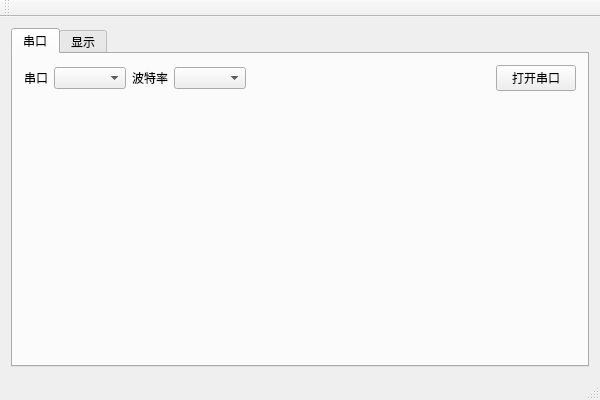
<?xml version="1.0" encoding="UTF-8"?>
<ui version="4.0">
 <class>UpperMoniterClass</class>
 <widget class="QMainWindow" name="UpperMoniterClass">
  <property name="geometry">
   <rect>
    <x>0</x>
    <y>0</y>
    <width>600</width>
    <height>400</height>
   </rect>
  </property>
  <property name="windowTitle">
   <string>UpperMoniter</string>
  </property>
  <widget class="QWidget" name="centralWidget">
   <layout class="QGridLayout" name="gridLayout">
    <item row="0" column="0">
     <widget class="QTabWidget" name="tabWidget">
      <property name="currentIndex">
       <number>0</number>
      </property>
      <widget class="QWidget" name="serialTab">
       <attribute name="title">
        <string>串口</string>
       </attribute>
       <layout class="QGridLayout" name="gridLayout_5">
        <item row="0" column="0">
         <layout class="QVBoxLayout" name="verticalLayout">
          <item>
           <layout class="QGridLayout" name="gridLayout_4">
            <item row="0" column="3">
             <widget class="QComboBox" name="baudRateComboBox"/>
            </item>
            <item row="0" column="1">
             <widget class="QComboBox" name="serialComboBox"/>
            </item>
            <item row="0" column="5">
             <widget class="QPushButton" name="openSerialPushButton">
              <property name="text">
               <string>打开串口</string>
              </property>
             </widget>
            </item>
            <item row="0" column="2">
             <widget class="QLabel" name="label_3">
              <property name="text">
               <string>波特率</string>
              </property>
             </widget>
            </item>
            <item row="0" column="4">
             <spacer name="horizontalSpacer_4">
              <property name="orientation">
               <enum>Qt::Horizontal</enum>
              </property>
              <property name="sizeHint" stdset="0">
               <size>
                <width>40</width>
                <height>20</height>
               </size>
              </property>
             </spacer>
            </item>
            <item row="0" column="0">
             <widget class="QLabel" name="label_4">
              <property name="text">
               <string>串口</string>
              </property>
             </widget>
            </item>
           </layout>
          </item>
          <item>
           <spacer name="verticalSpacer">
            <property name="orientation">
             <enum>Qt::Vertical</enum>
            </property>
            <property name="sizeHint" stdset="0">
             <size>
              <width>20</width>
              <height>40</height>
             </size>
            </property>
           </spacer>
          </item>
         </layout>
        </item>
       </layout>
      </widget>
      <widget class="QWidget" name="displayTab">
       <attribute name="title">
        <string>显示</string>
       </attribute>
       <layout class="QGridLayout" name="gridLayout_3">
        <item row="0" column="0">
         <layout class="QGridLayout" name="gridLayout_2">
          <property name="sizeConstraint">
           <enum>QLayout::SetFixedSize</enum>
          </property>
          <property name="rightMargin">
           <number>0</number>
          </property>
          <item row="0" column="0">
           <layout class="QHBoxLayout" name="horizontalLayout_5">
            <property name="bottomMargin">
             <number>3</number>
            </property>
            <item>
             <spacer name="horizontalSpacer_5">
              <property name="orientation">
               <enum>Qt::Horizontal</enum>
              </property>
              <property name="sizeHint" stdset="0">
               <size>
                <width>40</width>
                <height>20</height>
               </size>
              </property>
             </spacer>
            </item>
            <item>
             <widget class="QPushButton" name="queryPushButton">
              <property name="text">
               <string>查询</string>
              </property>
             </widget>
            </item>
           </layout>
          </item>
          <item row="2" column="0">
           <layout class="QHBoxLayout" name="horizontalLayout_6">
            <item>
             <spacer name="horizontalSpacer_6">
              <property name="orientation">
               <enum>Qt::Horizontal</enum>
              </property>
              <property name="sizeHint" stdset="0">
               <size>
                <width>40</width>
                <height>20</height>
               </size>
              </property>
             </spacer>
            </item>
            <item>
             <widget class="QPushButton" name="exportPushButton">
              <property name="text">
               <string>导出</string>
              </property>
             </widget>
            </item>
           </layout>
          </item>
          <item row="1" column="0">
           <widget class="QTableWidget" name="deviceStatusTableWidget"/>
          </item>
         </layout>
        </item>
       </layout>
      </widget>
     </widget>
    </item>
   </layout>
  </widget>
  <widget class="QMenuBar" name="menuBar">
   <property name="geometry">
    <rect>
     <x>0</x>
     <y>0</y>
     <width>600</width>
     <height>23</height>
    </rect>
   </property>
  </widget>
  <widget class="QToolBar" name="mainToolBar">
   <attribute name="toolBarArea">
    <enum>TopToolBarArea</enum>
   </attribute>
   <attribute name="toolBarBreak">
    <bool>false</bool>
   </attribute>
  </widget>
  <widget class="QStatusBar" name="statusBar"/>
 </widget>
 <layoutdefault spacing="6" margin="11"/>
 <resources>
  <include location="UpperMoniter.qrc"/>
 </resources>
 <connections/>
</ui>
